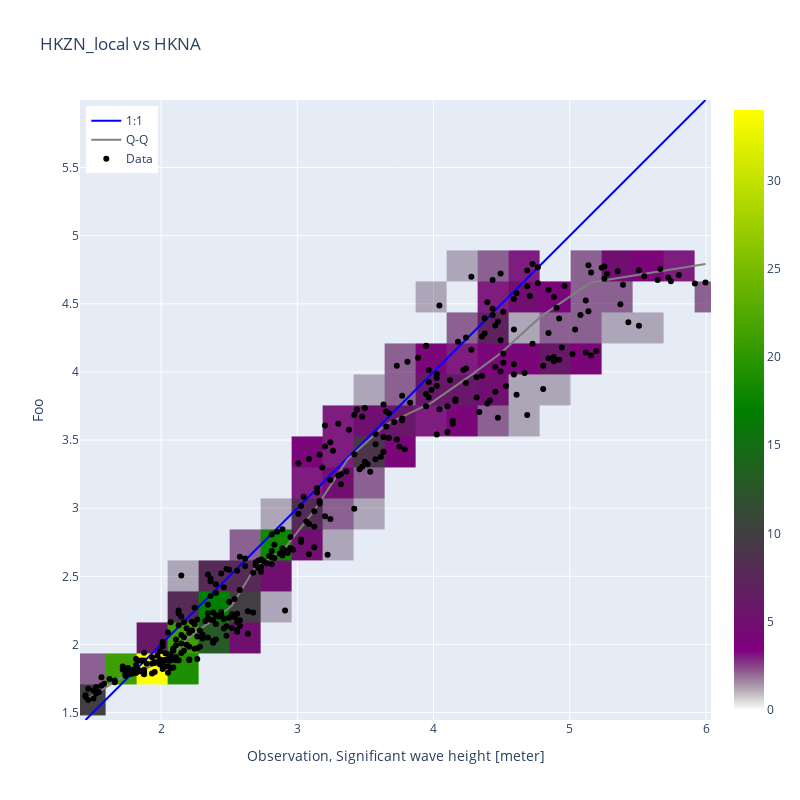

Notebook code cell kept with this figure:
### Code cell
foo.scatter(backend='plotly', width=800, height=800)

### Figure 1 — Plotly figure (JSON) as saved in the notebook; plotly's stock layout.template omitted (floating-point values rounded to 4 significant figures; data arrays with more than 128 entries replaced by an {"elided": "..."} marker saying what was removed)
{"data": [{"line": {"color": "blue"}, "name": "1:1", "type": "scatter", "x": [1.445, 1.538, 1.631, 1.724, 1.817, 1.91, 2.003, 2.095, 2.188, 2.281, 2.374, 2.467, 2.56, 2.653, 2.746, 2.838, 2.931, 3.024, 3.117, 3.21, 3.303, 3.396, 3.489, 3.581, 3.674, 3.767, 3.86, 3.953, 4.046, 4.139, 4.232, 4.324, 4.417, 4.51, 4.603, 4.696, 4.789, 4.882, 4.974, 5.067, 5.16, 5.253, 5.346, 5.439, 5.532, 5.625, 5.717, 5.81, 5.903, 5.996], "y": [1.445, 1.538, 1.631, 1.724, 1.817, 1.91, 2.003, 2.095, 2.188, 2.281, 2.374, 2.467, 2.56, 2.653, 2.746, 2.838, 2.931, 3.024, 3.117, 3.21, 3.303, 3.396, 3.489, 3.581, 3.674, 3.767, 3.86, 3.953, 4.046, 4.139, 4.232, 4.324, 4.417, 4.51, 4.603, 4.696, 4.789, 4.882, 4.974, 5.067, 5.16, 5.253, 5.346, 5.439, 5.532, 5.625, 5.717, 5.81, 5.903, 5.996]}, {"line": {"color": "gray"}, "name": "Q-Q", "type": "scatter", "x": [1.445, 1.758, 1.875, 2.005, 2.07, 2.148, 2.271, 2.402, 2.52, 2.695, 2.893, 3.125, 3.37, 3.652, 3.983, 4.284, 4.492, 4.788, 5.152, 5.996], "y": [1.592, 1.788, 1.815, 1.881, 1.903, 2.003, 2.104, 2.191, 2.284, 2.574, 2.686, 2.984, 3.36, 3.616, 3.773, 3.982, 4.137, 4.408, 4.656, 4.792]}, {"colorscale": [[0, "rgba(0,0,0,0)"], [0.1, "purple"], [0.5, "green"], [1, "yellow"]], "type": "histogram2d", "x": {"elided": "385 float values"}, "xbins": {"size": 0.2275}, "y": {"elided": "385 float values"}, "ybins": {"size": 0.2275}}, {"marker": {"color": "black"}, "mode": "markers", "name": "Data", "type": "scatter", "x": {"elided": "385 float values"}, "y": {"elided": "385 float values"}}], "layout": {"height": 800, "legend": {"x": 0.01, "y": 0.99}, "title": {"text": "HKZN_local vs HKNA"}, "width": 800, "xaxis": {"range": [1.445, 5.996], "title": {"text": "Observation, Significant wave height [meter]"}}, "yaxis": {"range": [1.445, 5.996], "scaleanchor": "x", "scaleratio": 1, "title": {"text": "Foo"}}}}
